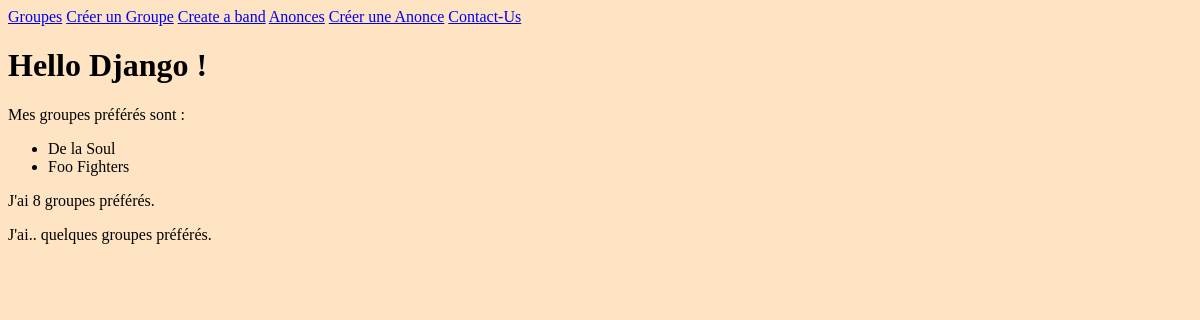
The page /hello/ on the database as committed earlier.
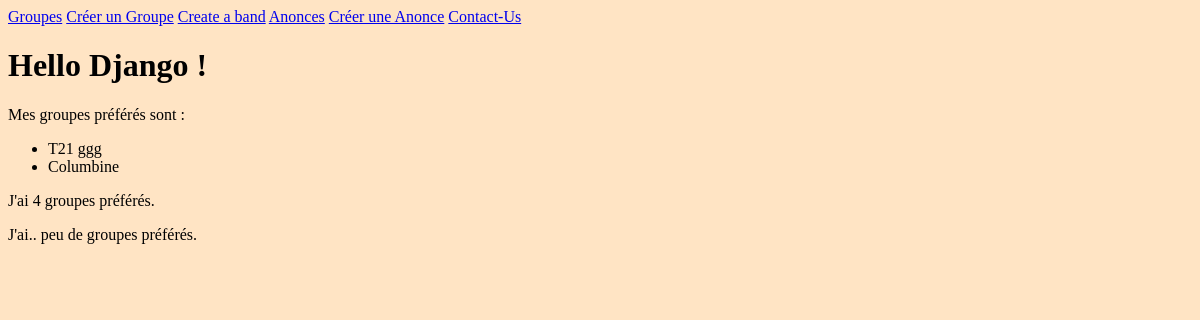
The same page on the database as committed later.
### listing/models.py (models this page shows, shortened)
class Band(models.Model):
    name = models.fields.CharField(max_length=100)
    genre = models.fields.CharField(max_length=50)
    biography = models.fields.CharField(max_length=1000)
    year_formed = models.fields.IntegerField(
    validators=[MinValueValidator(1900), MaxValueValidator(2025)]
    )
    active = models.fields.BooleanField(default=True)
    official_homepage = models.fields.URLField(null=True, blank=True)
    class Genre(models.TextChoices):
        HIP_HOP = 'HH'
        SYNTH_POP = 'SP'
        ALTERNATIVE_ROCK = 'AR'
    genre = models.fields.CharField(choices=Genre.choices, max_length=5)

### listing/views.py (the view)
# urls.py: path('hello/', views.hello),
def hello(request):
    bands = Band.objects.all()
    return render(request, 'listing/hello.html', {'bands': bands})

### listing/templates/listing/hello.html
{% extends 'listing/base.html' %}
{% block content %}
<h1>Hello Django !</h1>
        <p>Mes groupes préférés sont :<p>
        <ul>
            <li>{{bands.0.name}}</li>
            <li>{{bands.1.name}}</li>
        </ul>
        <p>J'ai {{ bands|length }} groupes préférés.</p>
        <p>
            J'ai..
            {% if bands|length < 5 %}
                peu de
            {% elif bands|length < 10 %}
                quelques
            {% else %}
                beaucoup de
            {% endif %}
                groupes préférés.
        </p>
{% endblock %}

Rows that differ between the two databases and show on the page:
removed Band: name "De la Soul"
removed Band: name "Foo Fighters"
now on this page (row unchanged): Band: name "T21 ggg"
now on this page (row unchanged): Band: name "Columbine"
Other text that changed with them:
{{ bands|length }}: "8" → "4"
text no longer shown: "quelques"
text now shown: "peu de"
